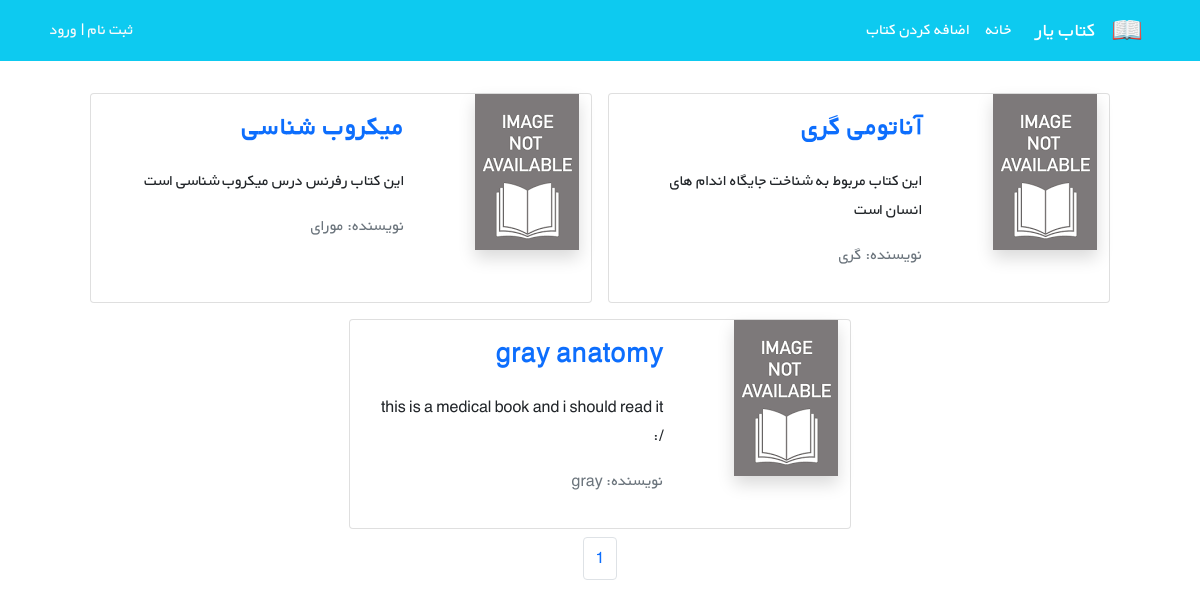
The page /books/ on the database as committed earlier.
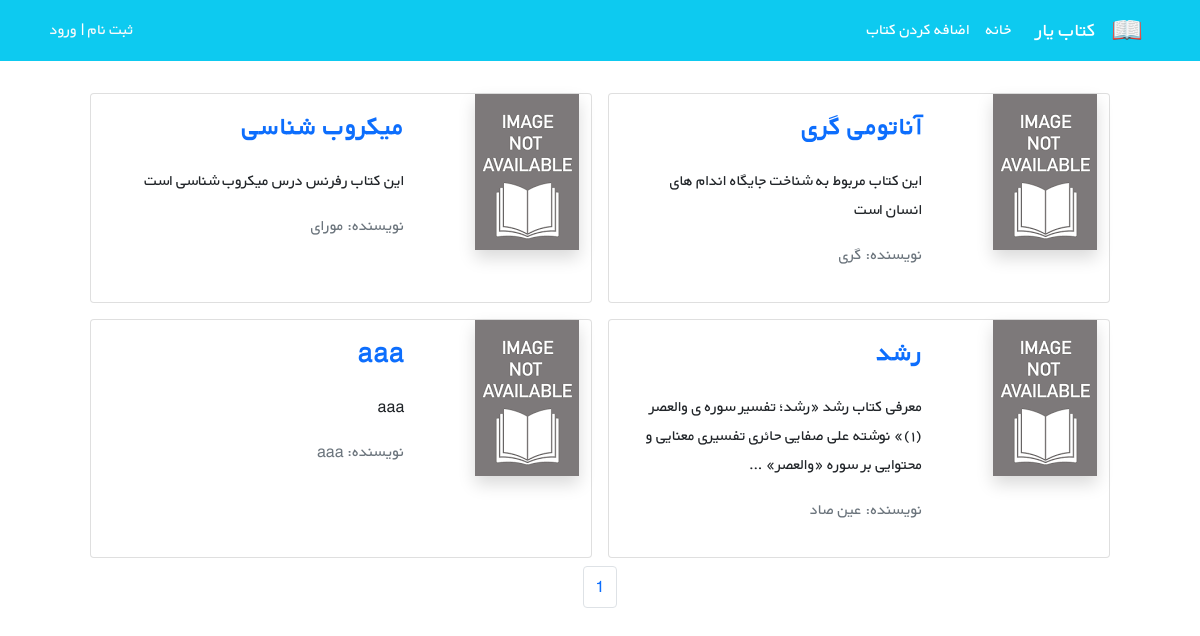
The same page on the database as committed later.
### books/models.py (models this page shows, shortened)
class Book(models.Model):
    title = models.CharField(max_length=100)
    author = models.CharField(max_length=1000)
    description = models.TextField()
    price = models.DecimalField(max_digits=5, decimal_places=2)
    cover = models.ImageField(upload_to='book_covers', null=True, blank=True)
    def get_absolute_url(self):
        return reverse('book_details', args=[self.id])

### books/views.py (the view)
# urls.py: path('', views.BookListView.as_view(), name='book_list'),
class BookListView(generic.ListView):
    model = Book
    paginate_by = 4
    template_name = 'books/book_list.html'
    context_object_name = 'books'

### books/templates/books/book_list.html (shortened to what this page needs)
{% extends '_base.html' %}
{% load book_tags %}
{% load static %}
{% block content %}
    <div class="container mt-4">
        <div class="row flex-row-reverse justify-content-md-center">
            {% for book in books %}
                <div class="card m-2" style="max-width: 45%">
                    <div class="row g-0 h-100" dir="rtl">
                        <div class="col-md-4">
                            {% if book.cover %}
                                <img class="shadow" src="{{ book.cover.url }}"
                                     class="img-fluid rounded-start" alt="...">
                            {% else %}
                                <img class="shadow" src="{% static 'default image/img.png' %}"
                                     class="img-fluid rounded-start" alt="...">
                            {% endif %}
                        </div>
                        <div class="col-md-8 h-100">
                            <div class="d-flex flex-column justify-content-between h-100">
                                <div class="card-body">
                                    <h3 class="card-title "><strong><a href="{{ book.get_absolute_url }}"
                                                                       class="text-decoration-none">{{ book.title }}</a></strong>
                                    </h3>
                                    <p class="card-text pt-3">{{ book.description|truncatewords:20|linebreaksbr }}</p>
                                    <p class="text-muted">نویسنده: {{ book.author }}</p>
                                </div>
                            </div>
                        </div>
                    </div>
                </div>
            {% endfor %}
        </div>
    </div>
    <nav aria-label="Page navigation example">
        <ul class="pagination justify-content-center">
                <li class="page-item"><a class="page-link" href="#">{{ page_obj.number }}</a></li>
        </ul>
    </nav>
{% endblock content %}

Rows that differ between the two databases and show on the page:
removed Book: title "gray anatomy", description "this is a medical book and i should read it /:", author "gray"
added Book: title "رشد", description "معرفی کتاب رشد «رشد؛ تفسیر سوره ی والعصر (۱)» نوشته علی صفایی حائری تفسیری معنایی و محتوایی بر سوره «والعصر» …", author "عین صاد"
added Book: title "aaa", description "aaa", author "aaa"
